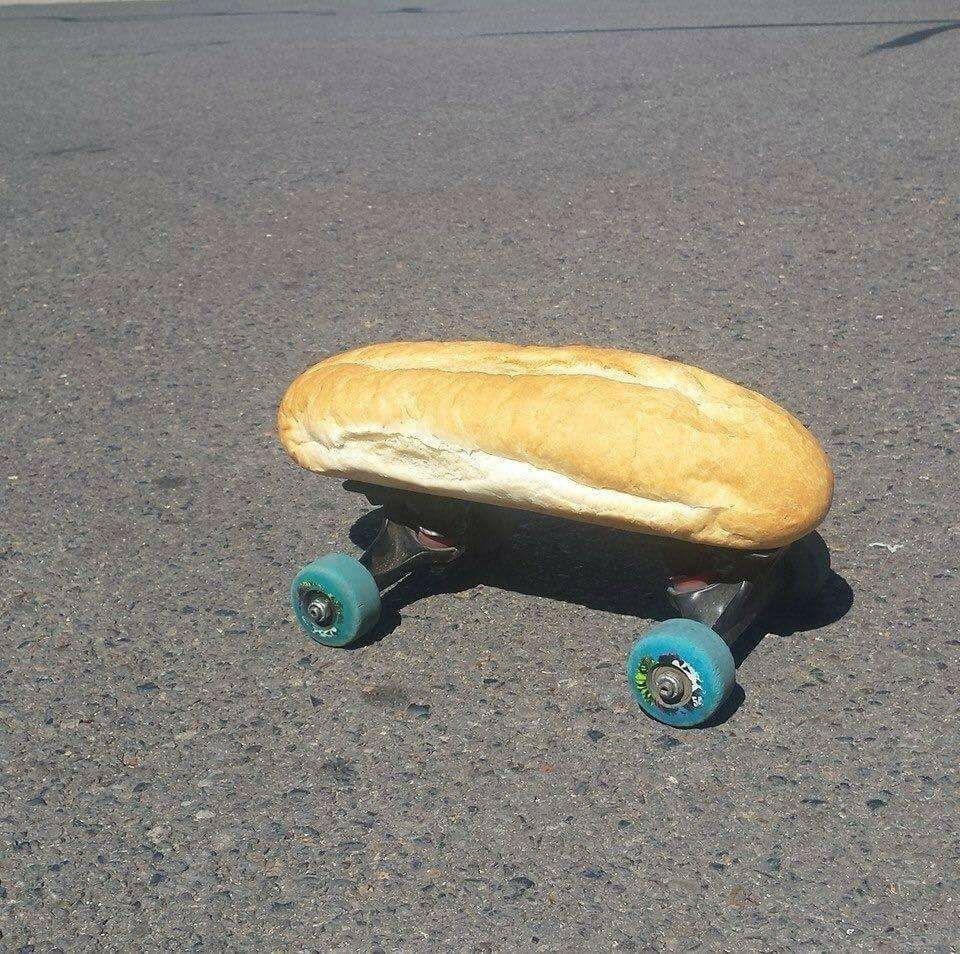
#> input picture ProcesamientoDeImagenesFacultad/Libro/foton.jpg, 960 x 954 px
$ python crop.py
#> lines starting #> are read from the running program, lines starting #| are printed output that depends on the picture
from PIL import Image

pil_im = Image.open("foton.jpg")
#> pil_im is the input picture: PIL image 960x954 RGB; mean R, G, B 133.8, 129.9, 121.9

box = (100, 100, 400, 400)

region = pil_im.crop(box)
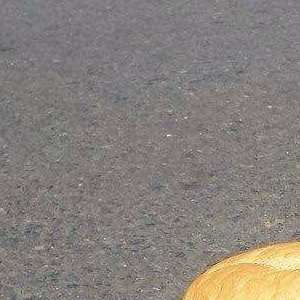
#> region: PIL image 300x300 RGB; mean R, G, B 135, 129.1, 123.5


region_t = region.transpose(Image.ROTATE_180)
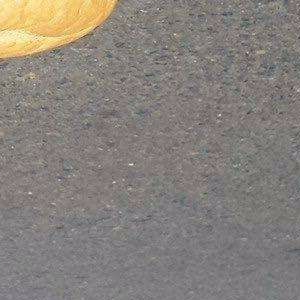
#> region_t: PIL image 300x300 RGB; mean R, G, B 135, 129.1, 123.5
pil_im.paste(region, box)
